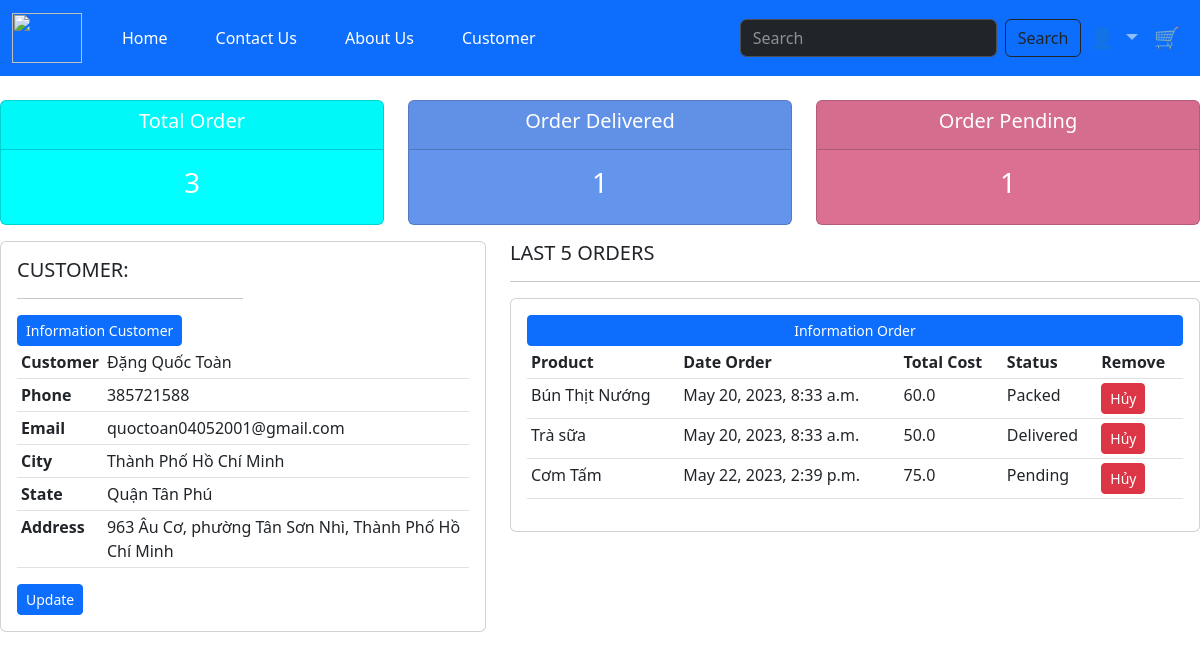
/dashboardcus/ (signed in), run on an earlier commit of the app's database.
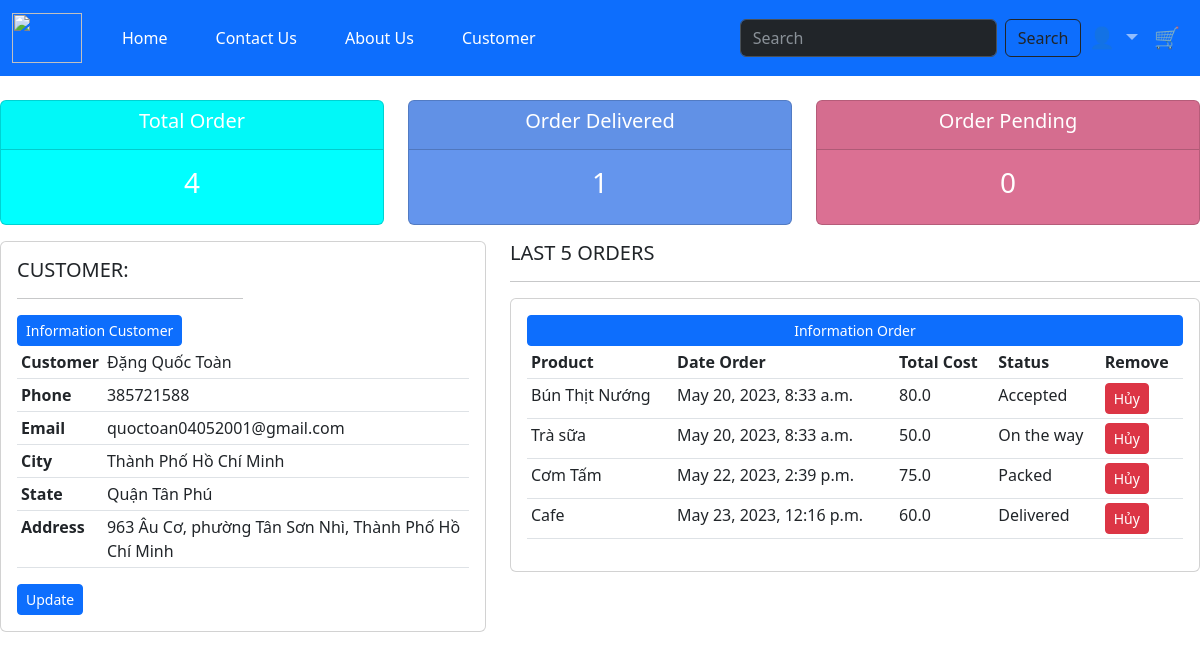
And on a later commit of the database.
### app/models.py (models this page shows, shortened)
class Customer(models.Model):
    user = models.ForeignKey(User, on_delete=models.SET_NULL, null=True,blank=False)
    name = models.CharField(max_length=200, null=True)
    email = models.CharField(max_length=200, null=True)
    city = models.CharField(max_length=200, null=True)
    phone = models.IntegerField(default=0)
    state  = models.CharField(max_length=200, null=True)
    address = models.CharField(max_length=200,null=True)

class OrderPlaced(models.Model):
    user = models.ForeignKey(User, on_delete=models.CASCADE)
    customer = models.ForeignKey(Customer, on_delete=models.CASCADE)
    product = models.ForeignKey(Product, on_delete=models.CASCADE)
    quantity = models.PositiveIntegerField(default=1)
    ordered_date = models.DateTimeField(auto_now_add=True)
    status = models.CharField(max_length=50, choices=STATUS_CHOICES, default='Pending')
    @property
    def total_cost(self):
        return self.quantity * self.product.price + 30

class Product(models.Model):
    merchants =  models.ForeignKey(Merchants, on_delete=models.CASCADE,blank=True, null=True)
    name = models.CharField(max_length=200, null=True)
    price = models.FloatField()
    digital = models.BooleanField(default=False, null=True, blank=False)
    address = models.CharField(max_length=200,null=True)
    image = models.ImageField(null=True, blank=True)
    def __str__(self):
        return self.name

### app/views.py (the view)
# urls.py: path('dashboardcus/', views.dashboardcus , name = 'dashboardcus'),
def dashboardcus(request):
    user = request.user
    customer = Customer.objects.filter(user=user)
    orders = OrderPlaced.objects.filter(user = user)
    orders_cancel =  OrderPlaced.objects.filter(user = user, status = 'Cancel')
    total_order = orders.count() - orders_cancel.count()
    dilivery = OrderPlaced.objects.filter(user = user,status = 'Delivered').count()
    pending = OrderPlaced.objects.filter(user= user,status = 'Pending').count()
    context = {
        'orders': orders,
        'customer': customer,
        'total_order':total_order,
        'dilivery': dilivery,
        'pending': pending,
    }
    return render(request, 'dashboardcustomer.html', context)

### app/templates/dashboardcustomer.html (shortened to what this page needs)
{% extends 'customer.html' %}
{% load static %}
{% block content %}
{% include 'status.html' %}
<div class="row">
    <div class="col-md-5">
        <div class="card card-body">
            <div class="col">
                <div class="col-md-6">
                    <h5>CUSTOMER:</h5>
                    <hr>
                </div>
                <div class="col-md-6">
                    <a class="btn btn-primary btn-sm btn-block" href="">Information Customer</a>
                </div>
            </div>
            {% for cus in customer %}
            <table class="table table-sm">
                <tr>
                    <th>Customer</th>
                    <td>{{ cus.name }}</td>
                </tr>
                <tr>
                    <th>Phone</th>
                    <td>{{ cus.phone }}</td>
                </tr>
                <tr>
                    <th>Email</th>
                    <td>{{ cus.email }}</td>
                </tr>
                <tr>
                    <th>City</th>
                    <td>{{ cus.city }}</td>
                </tr>
                <tr>
                    <th>State</th>
                    <td>{{ cus.state }}</td>
                </tr>
                <tr>
                    <th>Address</th>
                    <td>{{ cus.address }}</td>
                </tr>
            </table>
                <div class="col-md-6">
                    <a class="btn btn-primary btn-sm btn-block" href="/address">Update</a>
                </div>
            {% endfor %}
        </div>
    </div>
    <div class="col-md-7">
        <h5>LAST 5 ORDERS</h5>
        <hr>
        <div class="card card-body">
            <a class="btn btn-primary btn-sm btn-block" href="">Information Order</a>
            <table class="table table-sm">
                <thead>
                    <tr>
                        <th>Product</th>
                        <th>Date Order</th>
                        <th>Total Cost</th>
                        <th>Status</th>
                        <th>Remove</th>
                    </tr>
                </thead>
                <tbody>
                    {% for order in orders %}
                        {% if not order.status == 'Cancel' %}
                    <tr>
                        <td>{{ order.product }}</td>
                        <td>{{ order.ordered_date }}</td>
                        <td>{{ order.total_cost }}</td>
                        <td>{{ order.status }}</td>
                        <td><a href="/cancel-order/{{ order.id }}" class="btn btn-sm btn-danger">Hủy</a></td>
                    </tr>
                        {% endif %}
                    {% endfor %}
                </tbody>
            </table>
        </div>
    </div>
</div>
{% endblock %}

What changed in the data, as far as the page shows it:
changed OrderPlaced "Bún Thịt Nướng": total_cost "60.0" → "80.0"; status "Packed" → "Accepted"
changed OrderPlaced "Trà sữa": status "Delivered" → "On the way"
changed OrderPlaced "Cơm Tấm": status "Pending" → "Packed"
added OrderPlaced: product "Cafe", ordered_date "May 23, 2023, 12:16 p.m.", total_cost "60.0", status "Delivered"
Also different on the page:
{{ total_order }}: "3" → "4"
{{ pending }}: "1" → "0"
